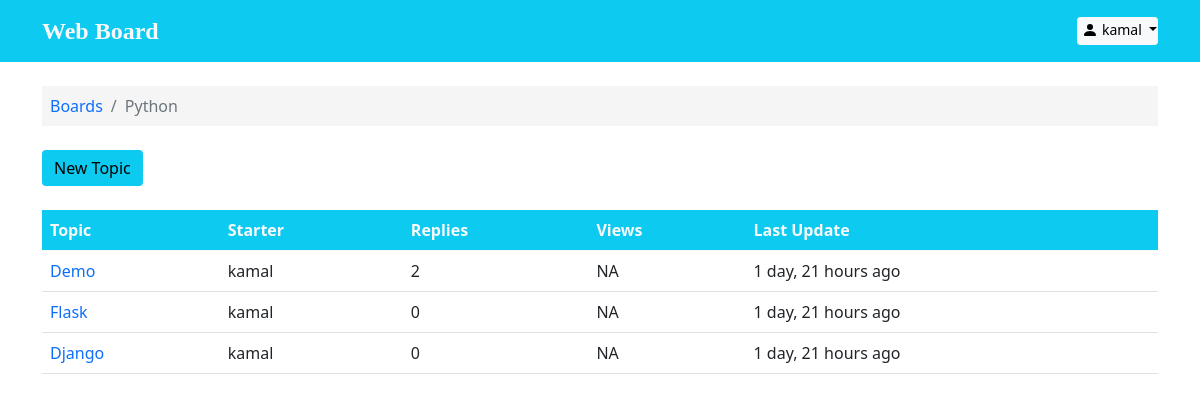
Page /Python/ (signed in) on the committed database.
### boards/models.py (models this page shows, shortened)
class Board(models.Model):
    name = models.CharField(max_length=15, unique=True)
    description = models.CharField(max_length=200)

class Topic(models.Model):
    subject = models.CharField(max_length=99)
    created_at = models.DateTimeField(auto_now_add=True)
    board = models.ForeignKey(Board, on_delete=models.CASCADE, related_name='topics')
    starter = models.ForeignKey(User, on_delete= models.CASCADE, related_name='topics')
    message = models.TextField(max_length=250)
    def __str__(self):
        return self.subject
    def get_post_reply(self):
        return Post.objects.filter(topic__subject=self).count()-1

### boards/views.py (the view)
# urls.py: url(r'^(?P<board_name>[\w\-\@\#\_ ]+)add/$', views.submit_form, name='add-topic'),
def topic(request, board_name):
    topic_list = Topic.objects.filter(board__name = board_name).order_by('-created_at')
    topic_form = TopicForm()
    ctx = {'topics': topic_list, 'login_form':loginform, 'signup_form': signupform, 'topic_form':topic_form}
    return render(request, 'topic.html', ctx)

### boards/templatetags/custom_tags.py (called while the page is built)
def remove_slash(url):
    if 'add' in url:
        return url.replace('/add/','').replace('/','')
    return url.replace('/','')

### templates/topic.html (shortened to what this page needs)
{% extends 'base.html' %}
{% load custom_tags %}
{% load humanize %}
{% block content %}
<div class="container">
  <ol class="breadcrumb my-4 p-2" style="background-color: whitesmoke;">
    <li class="breadcrumb-item">  <a class="text-decoration-none" href="{% url 'boards:home' %}">Boards</a></li>
    <li class="breadcrumb-item active">{{ request.path|remove_slash  }}</li>
  </ol>
  {% if user.is_authenticated %}
  <button type="button" class="btn btn-info border-0" data-bs-toggle="modal" data-bs-target="#newtopic" >New Topic</button>
  {% else %}
  <button type="button"  data-bs-toggle="modal" data-bs-target="#login"  class="btn btn-info mb-3 ml-4 border-0">New Topic</button>
  {% endif %}
  {% if topics %}
  <table class="table mt-4">
    <thead class="thead-inverse bg-info text-light">
      <tr>
        <th>Topic</th>
        <th>Starter</th>
        <th>Replies</th>
        <th>Views</th>
        <th>Last Update</th>
      </tr>
    </thead>
    <tbody>
      {% for topic in topics %}
      <tr>
        <td>
          <a class="text-decoration-none"
          href="{% url 'boards:topic-post' topic.board.name topic.subject topic.pk %}">
            {{ topic.subject }}
          </a>
        </td>
        <td class="align-middle">{{ topic.starter.username }}</td>
        <td class="align-middle">{{topic.get_post_reply}}</td>
        <td>NA</td>
        <td>{{ topic.created_at|naturaltime}}</td>
      </tr>
      {% endfor %}
    </tbody>
  </table>
  {% else %}
  <large class="mt-4" style="display: flex; justify-content: center; align-items: center;">
    <em >No Topics yet.</em>
  </large>
  {% endif %}
  </div>
{% endblock %}

### templates/header.html (shortened to what this page needs)
<nav class="navbar navbar-light bg-info text-light p-2">
    <div class="container">
      <a class="navbar-brand text-light" href="{% url 'boards:home'%}" style="font-family: papyrus;  font-weight: bolder; font-size: 1.5rem;">Web Board</a>
    <div>
    {% if  user.is_authenticated %}
    <div class="btn-group">
      <button class="btn btn-light btn-sm dropdown-toggle p-0" type="button" id="dropdownMenuClickableOutside" data-bs-toggle="dropdown" data-bs-auto-close="inside" aria-expanded="false">
        <svg xmlns="http://www.w3.org/2000/svg" width="16" height="18" fill="currentColor" class="bi bi-person-fill mb-2 mx-1" viewBox="0 0 16 10">
          <path d="M3 14s-1 0-1-1 1-4 6-4 6 3 6 4-1 1-1 1H3zm5-6a3 3 0 1 0 0-6 3 3 0 0 0 0 6z"/>
        </svg>{{ request.user }}
      </button>
    </div>
      {% else%}
      <btn class="btn bg-secondary btn-sm px-3 mx-2 text-decoration-none text-light" data-bs-toggle="modal"
      data-bs-target="#login">Log In</btn>
     <btn class="btn bg-primary btn-sm px-3 text-decoration-none text-light" data-bs-toggle="modal"
      data-bs-target="#signup">Sign Up</btn>
    {% endif%}
      </div>
    </div>
  </nav>

### rows in the picture
Board: path|remove_slash "Python"
Topic: subject "Demo", starter.username "kamal", get_post_reply "2", created_at "1 day, 21 hours ago"
Topic: subject "Flask", starter.username "kamal", get_post_reply "0", created_at "1 day, 21 hours ago"
Topic: subject "Django", starter.username "kamal", get_post_reply "0", created_at "1 day, 21 hours ago"

### other values in the picture
{{ request.user }} "kamal"
